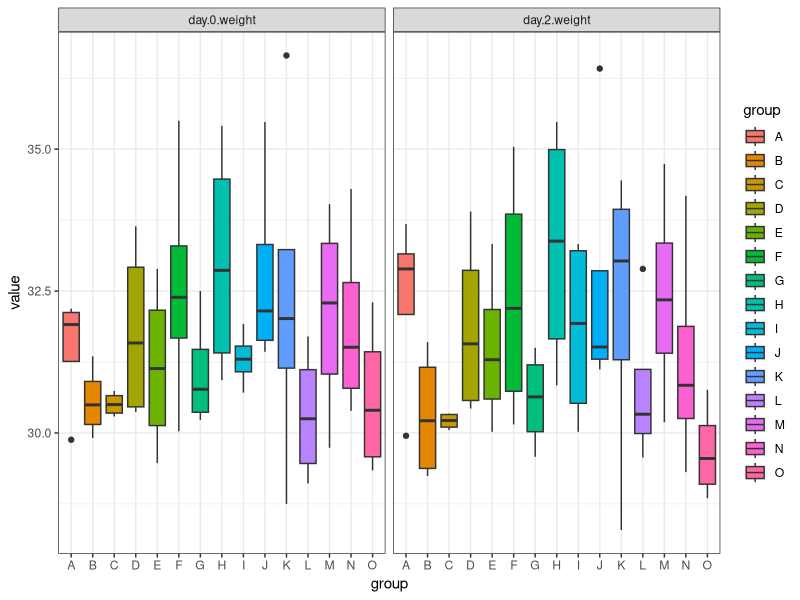
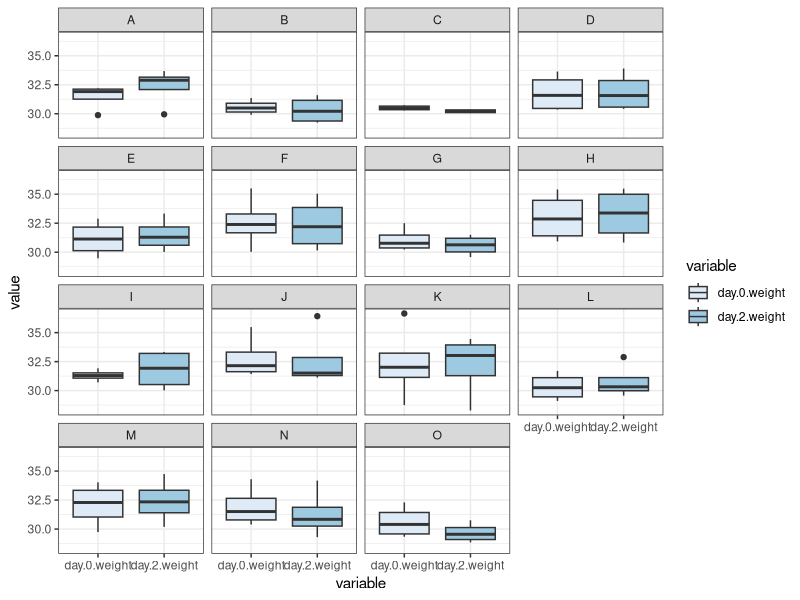
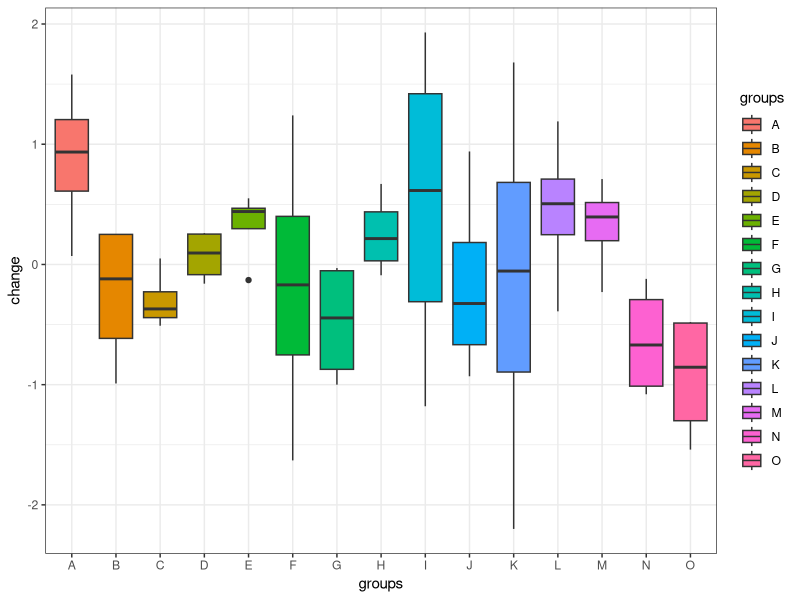
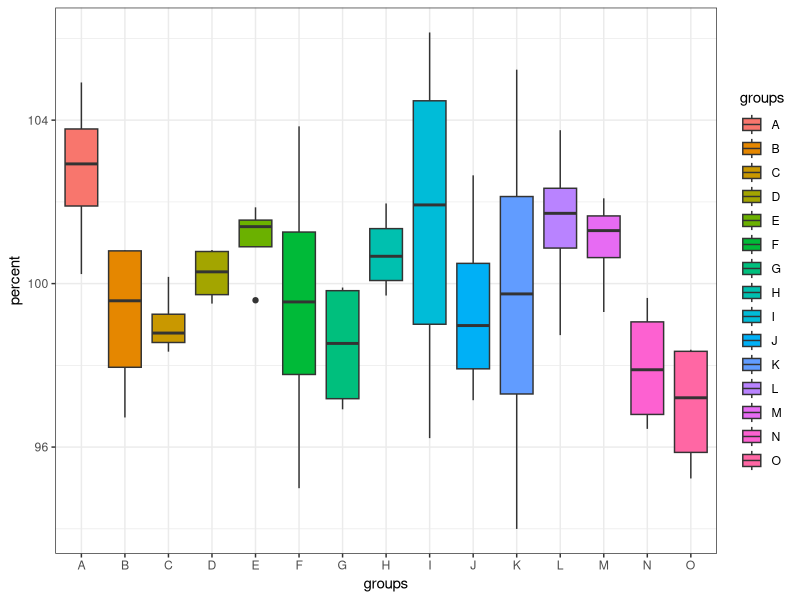
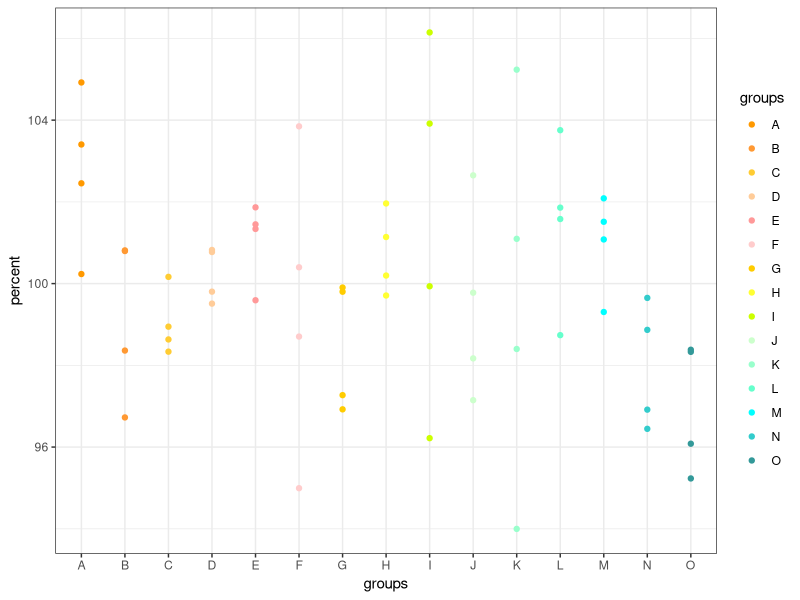
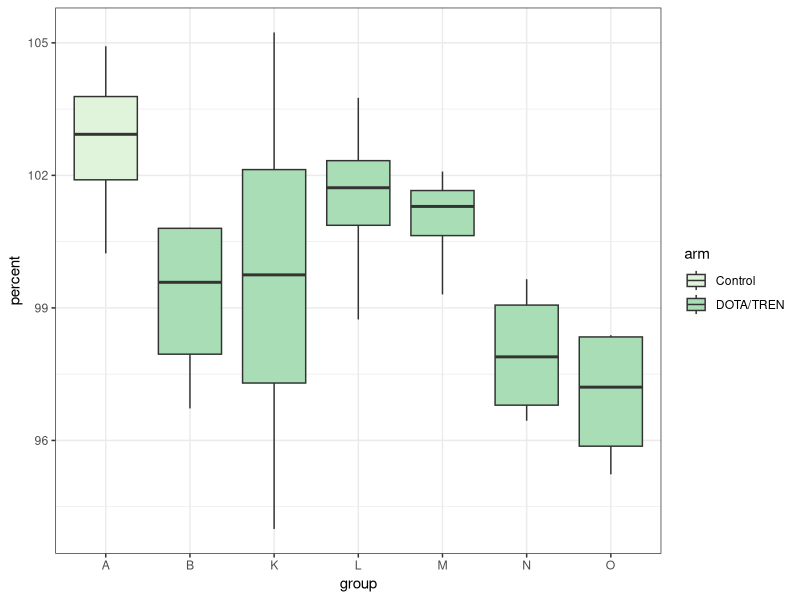
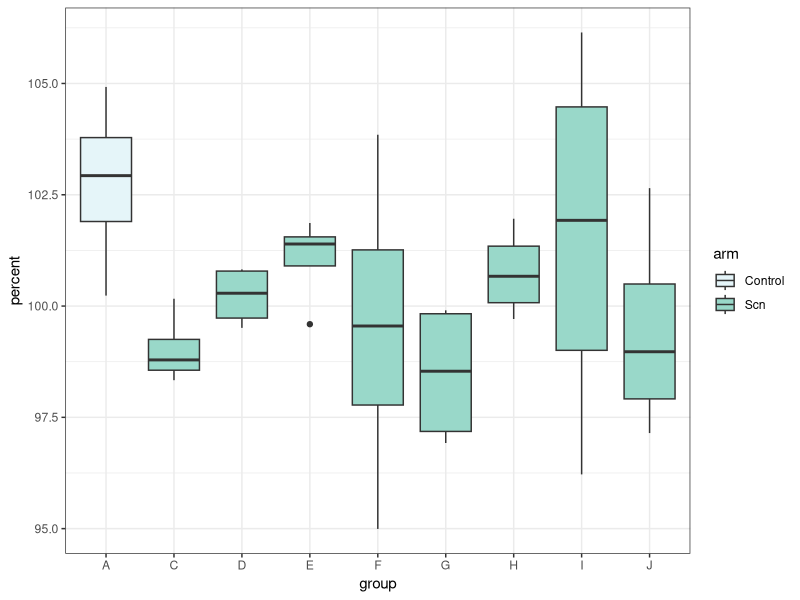

These charts were generated, in order, by the following R code:
# this is our first R script in decorporation

#library(rJava)
#library(xlsx)
library(ggplot2)
library(reshape2)
library(plyr)

weights <- read.csv(file = "Data/decorporation536 weights.csv")


# --- MAKING COLUMNS ----

# adding groups column to weights 

groups <- matrix(LETTERS[1:15])
groups <- cbind(groups, groups, groups, groups)
groups <- as.vector(t(groups))
weights <- cbind(groups, weights)
colnames(weights) <- c("group", "number", "day.0.weight", "day.2.weight")

# melting weights into 1 column

mweights <- melt(weights, id= c("group", "number"))

# converting weights to change and % change 

weights <- cbind(weights, weights$day.2.weight-weights$day.0.weight, 
                 (weights$day.2.weight/weights$day.0.weight)*100)
colnames(weights) <- c(colnames(weights[1:4]), "change", "percent")

# adding column for arms

arm <- matrix(LETTERS[1:15])
arm <- cbind(arm, arm, arm, arm)
arm <- as.vector(t(arm))
weights <- cbind(weights, arm)
weights$arm <- as.character(weights$arm)
weights$arm[ which(groups =="B" | groups =="K" | groups =="L" | groups =="M" 
                   | groups =="N" | groups =="O") ] <- "DOTA/TREN" 
weights$arm[ which(groups =="A") ] <- "Control" 
weights$arm[ which(groups == "C" | groups =="D" | groups =="E" | groups =="F" | groups =="G"
                   | groups =="H" | groups =="I" | groups =="J") ] <- "Scn" 


#--- BEGIN PLOTTING OF DATA ----

w = 0.65
fwid = 9
fhei = 6
theme_set(theme_bw())
theme_update(plot.title = element_text(hjust = 0.5))

# weights by day and group

ggplot(mweights, aes(x=group, y=value))+
  geom_boxplot(aes(fill=group))+
  facet_wrap(~variable)

ggplot(mweights, aes(x=variable, y=value))+
  geom_boxplot(aes(fill=variable))+
  facet_wrap(~group)+
  scale_fill_brewer()

# gross weight change

ggplot(weights, aes(x=groups, y=change))+
  geom_boxplot(aes(fill=groups))

# percent weight change

ggplot(weights, aes(x=groups, y=percent))+
  geom_boxplot(aes(fill = groups))

p1 <- c("#6600FF", "#9966FF", "#6633CC", "#333366", "#333399", "#3333CC", "#3333FF", "#003399", 
        "#006699", "#336666", "#339999", "#33CCCC", "#33FFFF", "#33CC99", "#66FFCC") 
p2 <- c("#FF9900", "#FF9933", "#FFCC33", "#FFCC99", "#FF9999", "#FFCCCC", "#FFCC00", "#FFFF33", 
        "#CCFF00", "#CCFFCC", "#99FFCC", "#66FFCC", "#00FFFF", "#33CCCC", "#339999") 

ggplot(weights, aes(x=groups, y=percent))+
  geom_point(aes(color=groups))+
  scale_color_manual(values = p2)

# percent weight change by arms

dota <- weights[ which(weights$arm == "Control" | weights$arm == "DOTA/TREN"), ]

ggplot(dota, aes(x=group, y=percent))+
  geom_boxplot(aes(fill = arm))+
  scale_fill_brewer(palette = "GnBu")
  
scn <- weights[ which(weights$arm == "Control" | weights$arm == "Scn"), ]

ggplot(scn, aes(x=group, y=percent))+
  geom_boxplot(aes(fill=arm))+
  scale_fill_brewer(palette = "BuGn")
